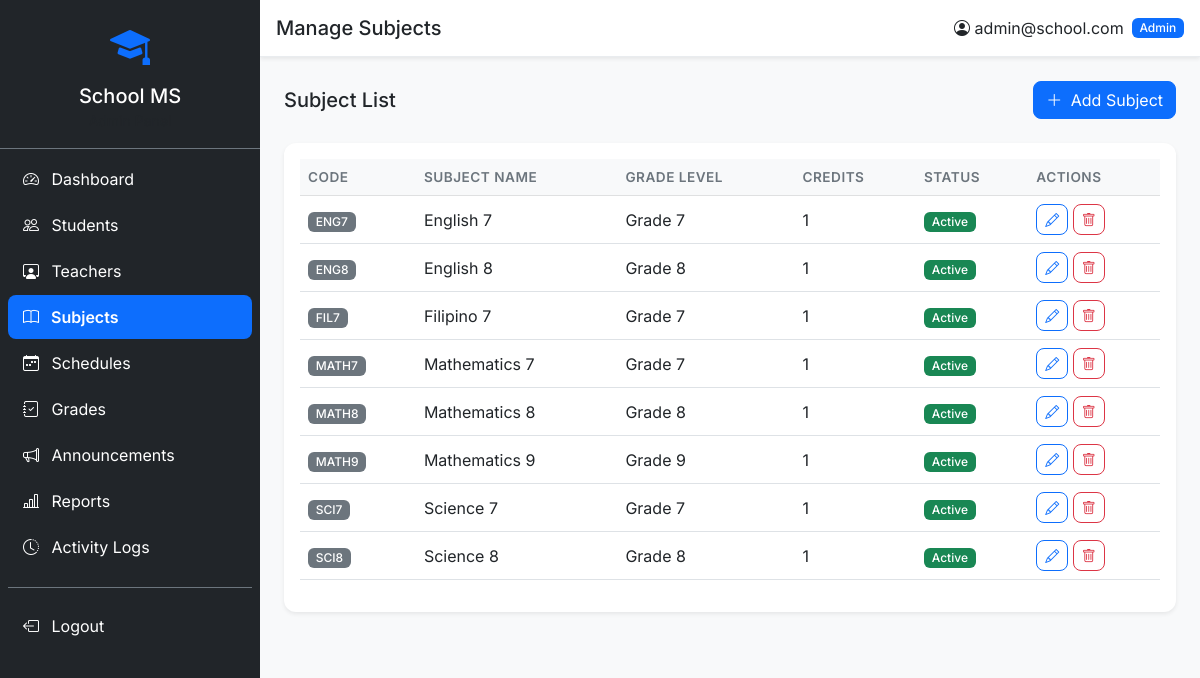
Screenshot of /admin/subjects (signed in) with the database file from the repository.
### tables this page shows
CREATE TABLE subjects (
    id INT PRIMARY KEY AUTO_INCREMENT,
    subject_code VARCHAR(20) UNIQUE NOT NULL,
    subject_name VARCHAR(200) NOT NULL,
    description TEXT,
    grade_level INT NOT NULL,
    credits INT DEFAULT 1,
    status ENUM('active','inactive') DEFAULT 'active'
);

### core/Response.php (called while the page is built, shortened)
<?php
class Response {
    public static function view(string $path, array $data = [], int $statusCode = 200) {
        extract($data);
        $fullPath = BASE_PATH . '/views/' . $path;
        require $fullPath;
        exit;
    }
}

### core/Controller.php (called while the page is built, shortened)
<?php
abstract class Controller {
    protected Session $session;
    public function __construct() {
        $this->session = new Session();
    }
    protected function view(string $path, array $data = []): void {
        $data['session'] = $this->session;
        Response::view($path, $data);
    }
}

### controllers/SubjectController.php (called while the page is built, shortened)
<?php
class SubjectController extends Controller {
    private SubjectService $subjectService;
    public function __construct() {
        $this->subjectService = new SubjectService();
    }
    public function index(): void {
        $subjects  = [];
        $teachers  = [];
        try {
            $subjects  = $this->subjectService->getAll();
            $teachers  = (new TeacherService())->getAll();
        } catch (\Exception $e) {}
        $this->view('admin/subjects.php', [
            'title'       => 'Manage Subjects',
            'subjects'    => $subjects,
            'teachers'    => $teachers,
            'currentPage' => 'subjects',
        ]);
    }
}

### index.php (called while the page is built, shortened)
<?php
require_once __DIR__ . '/core/Database.php';
require_once __DIR__ . '/core/Request.php';
require_once __DIR__ . '/core/Response.php';
require_once __DIR__ . '/core/Router.php';
require_once __DIR__ . '/core/Controller.php';
require_once __DIR__ . '/core/Model.php';
require_once __DIR__ . '/services/SubjectService.php';
require_once __DIR__ . '/controllers/SubjectController.php';
require_once __DIR__ . '/helpers/format.php';
$session = new Session();
$role    = $session->userRole() ?? '';
$router  = getRouter($role);
$router->dispatch(new Request());

### core/Database.php (called while the page is built, shortened)
<?php
class Database {
    private static ?Database $instance = null;
    private ?PDO $conn = null;
    public static function getInstance(): self {
        if (self::$instance === null) {
            self::$instance = new self();
        }
        return self::$instance;
    }
    public function getConnection(): PDO {
        if ($this->conn === null) {
            $dsn = "mysql:host=" . DB_HOST . ";dbname=" . DB_NAME . ";charset=" . DB_CHARSET;
            $options = [
                PDO::ATTR_ERRMODE            => PDO::ERRMODE_EXCEPTION,
                PDO::ATTR_DEFAULT_FETCH_MODE => PDO::FETCH_ASSOC,
                PDO::ATTR_EMULATE_PREPARES   => false,
            ];
            $this->conn = new PDO($dsn, DB_USER, DB_PASS, $options);
        }
        return $this->conn;
    }
}

### services/SubjectService.php (called while the page is built, shortened)
<?php
class SubjectService {
    private SubjectRepository $subjectRepo;
    public function __construct() {
        $this->subjectRepo = new SubjectRepository();
    }
    public function getAll(): array {
        return $this->subjectRepo->findAll([], 'subject_name');
    }
}

### core/Model.php (called while the page is built, shortened)
<?php
abstract class Model {
    protected PDO $db;
    protected string $table;
    public function __construct() {
        $this->db = Database::getInstance()->getConnection();
    }
    public function findAll(array $conditions = [], string $orderBy = 'id DESC', int $limit = 0): array {
        $sql = "SELECT * FROM {$this->table}";
        $params = [];
        $sql .= " ORDER BY {$orderBy}";
        $stmt = $this->db->prepare($sql);
        $stmt->execute($params);
        return $stmt->fetchAll();
    }
}

### helpers/format.php (called while the page is built, shortened)
<?php
function sanitize(string $input): string {
    return htmlspecialchars(trim($input), ENT_QUOTES, 'UTF-8');
}

### core/Request.php (called while the page is built, shortened)
<?php
class Request {
    private array $server;
    public function __construct() {
        $this->server = $_SERVER;
    }
    public function method(): string {
        return strtoupper($this->server['REQUEST_METHOD'] ?? 'GET');
    }
    public function uri(): string {
        $uri = $this->server['REQUEST_URI'] ?? '/';
        $uri = strtok($uri, '?');
        $scriptDir = rtrim(dirname($this->server['SCRIPT_NAME'] ?? ''), '/');
        if ($scriptDir !== '' && strpos($uri, $scriptDir) === 0) {
            $uri = substr($uri, strlen($scriptDir));
        }
        $uri = rtrim($uri, '/');
        return $uri === '' ? '/' : $uri;
    }
}

### views/admin/subjects.php (the view, shortened to what this page needs)
<div class="page-header">
    <h5 class="mb-0">Subject List</h5>
    <button class="btn btn-primary" data-bs-toggle="modal" data-bs-target="#addSubjectModal">
        <i class="bi bi-plus-lg me-1"></i> Add Subject
    </button>
</div>
<div class="card border-0 shadow-sm">
    <div class="card-body">
        <div class="table-responsive">
            <table class="table table-hover align-middle" id="subjectsTable">
                <thead class="table-light">
                    <tr><th>Code</th><th>Subject Name</th><th>Grade Level</th><th>Credits</th><th>Status</th><th>Actions</th></tr>
                </thead>
                <tbody>
                    <?php foreach (($subjects ?? []) as $s): ?>
                    <tr>
                        <td><span class="badge bg-secondary"><?= sanitize($s['subject_code']) ?></span></td>
                        <td><?= sanitize($s['subject_name']) ?></td>
                        <td>Grade <?= $s['grade_level'] ?></td>
                        <td><?= $s['credits'] ?></td>
                        <td><span class="badge bg-<?= $s['status'] === 'active' ? 'success' : 'danger' ?>"><?= ucfirst($s['status']) ?></span></td>
                        <td>
                            <button class="btn btn-sm btn-outline-primary edit-subject" data-id="<?= $s['id'] ?>" data-name="<?= sanitize($s['subject_name']) ?>" data-desc="<?= sanitize($s['description'] ?? '') ?>" data-grade="<?= $s['grade_level'] ?>" data-credits="<?= $s['credits'] ?>" data-status="<?= $s['status'] ?>" data-bs-toggle="modal" data-bs-target="#editSubjectModal"><i class="bi bi-pencil"></i></button>
                            <button class="btn btn-sm btn-outline-danger delete-btn" data-id="<?= $s['id'] ?>" data-name="<?= sanitize($s['subject_name']) ?>"><i class="bi bi-trash"></i></button>
                        </td>
                    </tr>
                    <?php endforeach; ?>
                </tbody>
            </table>
        </div>
    </div>
</div>
<?php $content = ob_get_clean(); require __DIR__ . '/../layouts/admin.php';

### core/Router.php (shortened to what this page needs)
<?php
class Router {
    private array $routes = [];
    private string $prefix = '';
    public function __construct(string $prefix = '') {
        $this->prefix = $prefix;
    }
    private function addRoute(string $method, string $path, array $handler): void {
        $fullPath = $this->prefix . $path;
        $this->routes[] = [
            'method'  => $method,
            'path'    => $fullPath === '' ? '/' : $fullPath,
            'handler' => $handler,
        ];
    }
    public function dispatch(Request $request): void {
        $method = $request->method();
        $uri    = $request->uri();
        $uri    = $uri === '' ? '/' : $uri;
        foreach ($this->routes as $route) {
            $pattern = $this->buildPattern($route['path']);
            if ($route['method'] === $method && preg_match($pattern, $uri, $matches)) {
                $params = array_filter($matches, 'is_string', ARRAY_FILTER_USE_KEY);
                $action          = $route['handler'][1];
                $controller      = new $controllerClass();
                call_user_func_array([$controller, $action], array_values($params));
                return;
            }
        }
    }
    private function buildPattern(string $path): string {
        $pattern = preg_replace('/\{(\w+)\}/', '(?P<$1>[^/]+)', $path);
        return '#^' . $pattern . '$#';
    }
}

### assets/css/style.css (style rules this page uses)
:root { --sidebar-width: 260px; }
* { font-family: 'Inter', sans-serif; }
body { overflow-x: hidden; }
.card { border-radius: 12px; }
.table th { font-weight: 600; font-size: 0.85rem; text-transform: uppercase; letter-spacing: 0.5px; color: #6c757d; }
.table td, .table th { vertical-align: middle; white-space: nowrap; }
.btn { border-radius: 8px; }
.badge { font-weight: 500; }
.page-header { display: flex; justify-content: space-between; align-items: center; flex-wrap: wrap; gap: 12px; margin-bottom: 1.5rem; }
.page-header h5 { margin-bottom: 0; }

### rows the page displays
subjects: subject_code "ENG7", subject_name "English 7", grade_level "7", credits "1", status "Active"
subjects: subject_code "ENG8", subject_name "English 8", grade_level "8", credits "1", status "Active"
subjects: subject_code "FIL7", subject_name "Filipino 7", grade_level "7", credits "1", status "Active"
subjects: subject_code "MATH7", subject_name "Mathematics 7", grade_level "7", credits "1", status "Active"
subjects: subject_code "MATH8", subject_name "Mathematics 8", grade_level "8", credits "1", status "Active"
subjects: subject_code "MATH9", subject_name "Mathematics 9", grade_level "9", credits "1", status "Active"
subjects: subject_code "SCI7", subject_name "Science 7", grade_level "7", credits "1", status "Active"
subjects: subject_code "SCI8", subject_name "Science 8", grade_level "8", credits "1", status "Active"
